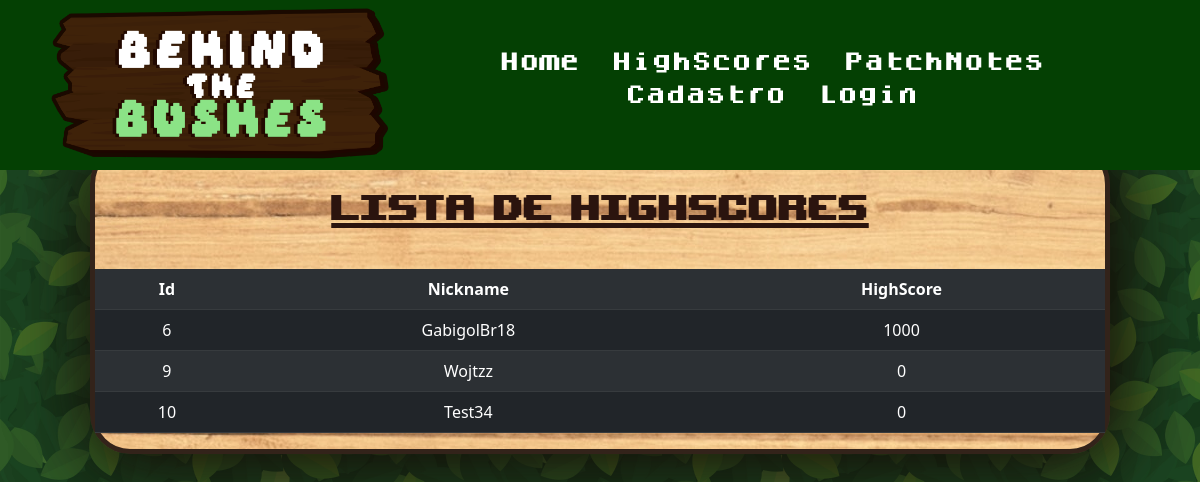
/ListaPontuacoes.php, run on an earlier commit of the app's database.
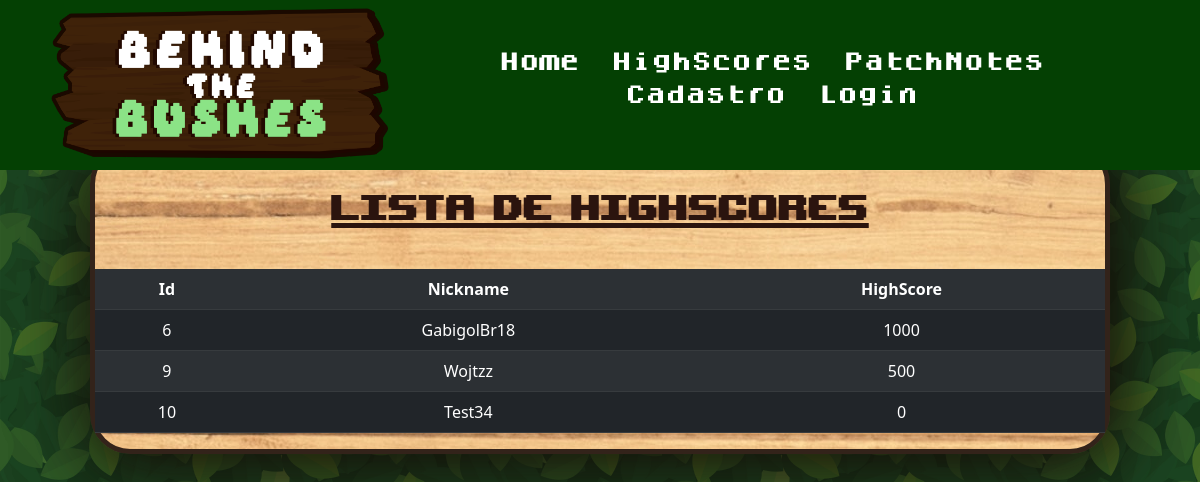
And on a later commit of the database.
### tables this page shows
CREATE TABLE `tbusuario` (
  `Id` int(11) NOT NULL,
  `NomeUsuario` varchar(30) NOT NULL,
  `SobrenomeUsuario` varchar(50) NOT NULL,
  `NickUsuario` varchar(30) NOT NULL,
  `EmailUsuario` varchar(50) NOT NULL,
  `SenhaUsuario` varchar(30) NOT NULL,
  `TipoUsuario` char(5) NOT NULL,
  `HighScore` int(6) NOT NULL
);

### ListaPontuacoes.php (the view, shortened to what this page needs)
<!DOCTYPE html>
<html lang="pt-br">
<head>
    <link href="https://cdn.jsdelivr.net/npm/bootstrap@5.2.3/dist/css/bootstrap.min.css" rel="stylesheet">
</head>
<body>
   <?php
        require_once("Header.php");
   ?>
    <div class = "container1">
        <div class = "div1">
            <p class="p1">Lista de HighScores</p>
            <?php
             $sql = "SELECT * FROM tbusuario order by HighScore DESC";
            $dadosUsuario = $conn->query($sql);
            if($dadosUsuario->num_rows > 0){
            ?>
                <table class="table table-dark table-striped">
                    <tr class="table-active">
                        <th>Id</th>
                        <th>Nickname</th>
                        <th>HighScore</th>
                    </tr>
                <?php
                    while($exibir = $dadosUsuario->fetch_assoc()){
                ?>
                    <tr>
                        <td><?php echo $exibir["Id"]?></td>
                        <td><?php echo $exibir["NickUsuario"]?></td>
                        <td><?php echo $exibir["HighScore"]?></td>
                    </tr>
                <?php
                    }
                ?>
            </table>
            <?php
            }
            ?>
        </div>
    </div>
</body>
</html>

### Header.php (shortened to what this page needs)
<link rel="stylesheet" href="https://cdnjs.cloudflare.com/ajax/libs/font-awesome/6.2.0/css/all.min.css">
<header class="cabecalho" id="myHeader"> <img src="Images/BehindTheBushesTitle2.png" class="logoimg">
  <ul class="headerUL" style="padding-top: 1%;">
    <li class="headerLI"><a href="index.php" class="link aNavLink">Home</a></li>
    <li class="headerLI"><a href="ListaPontuacoes.php" class="link aNavLink">HighScores</a></li>
    <li class="headerLI"><a href="patchNotes.php" class="link aNavLink">PatchNotes</a></li>
    <?php if(!(isset($_SESSION["email"]))){ ?>
      <li class="headerLI"><a class="link aNavLink" href="cadastroUsuarioComum.php">Cadastro</a></li>
      <?php } else{
         if((isset($_SESSION["email"])) && ($_SESSION["tipo"]==="ADMIN")){
          ?> <li class="headerLI"><a class="link aNavLink" href="cadastro.php">Cadastro</a></li><?php
        }
      }
    ?>
    <?php
      if(!(isset($_SESSION["email"]))){
    ?>
    <li class="headerLI"><a href="login.php" class="link aNavLink">Login</a></li>
    <?php
      }else{
    ?>
    <li class="headerLI"><a onclick="goBack()" class="link aNavLink1">Logout</a></li>
    <?php
      }
    ?>
  </ul>
</header>

### ListaPontuacoesStyle.css (style rules this page uses)
body { background-image: url(Images/Bush1.png); background-repeat: repeat; text-align: center; }
.container1 { margin-top: 3%; display: flex; justify-content: center; text-align: center; }
.div1 { background-image: url(Images/woodenTexture.jpg); width: 85%; height: 50%; background-repeat: no-repeat; border-style: solid; border-width: 5px; border-color: rgb(51, 35, 26); border-radius: 40px; box-shadow: 5px 5px 75px 5px rgba(24, 7, 7, 0.644), 5px 5px 75px 5px rgba(17, 10, 1, 0.651); text-align: center; }
.p1 { padding-top: -10px; padding-bottom: 10px; font-family: 'Upheaval'; font-size: 50px; color: rgb(43, 20, 14); text-decoration: underline; margin-top: 1.9%; }
table { border-collapse:collapse ; text-align: center; }

### HeaderStyle.css (style rules this page uses)
* { margin: 0; padding: 0; }
.logoimg { height: 160px; width: 340px; }
.cabecalho { padding-top: 10px; padding-bottom: 20px; height:170px; background: rgb(4, 64, 3); }
header { position: fixed; width: 100%; z-index: 1 ; display: flex; justify-content: space-between; align-items: center; position: fixed; top: 0%; font-size: 20px; padding: 15px 50px ; }
.headerUL { cursor: default; word-spacing: 20px; padding-right: 2%; }
.headerLI { display: inline-block; }
.link { text-decoration: none; color: white; font-family: 'DogicaBold'; font-size: 20px; margin-right:7px; }

What changed in the data, as far as the page shows it:
changed tbusuario "Wojtzz": HighScore "0" → "500"
